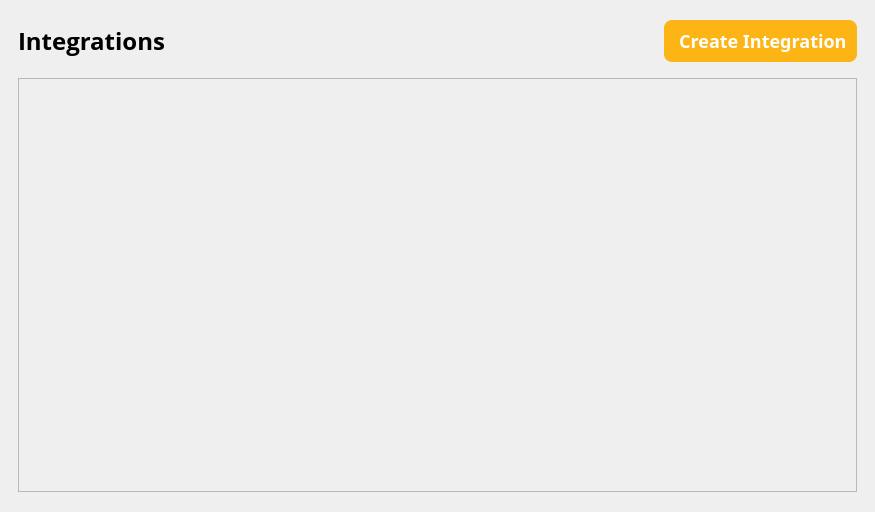
<?xml version="1.0" encoding="UTF-8"?>
<ui version="4.0">
 <class>IntegrationsPage</class>
 <widget class="QWidget" name="IntegrationsPage">
  <property name="geometry">
   <rect>
    <x>0</x>
    <y>0</y>
    <width>875</width>
    <height>512</height>
   </rect>
  </property>
  <property name="windowTitle">
   <string>Form</string>
  </property>
  <layout class="QVBoxLayout" name="verticalLayout">
   <property name="spacing">
    <number>16</number>
   </property>
   <property name="leftMargin">
    <number>18</number>
   </property>
   <property name="topMargin">
    <number>20</number>
   </property>
   <property name="rightMargin">
    <number>18</number>
   </property>
   <property name="bottomMargin">
    <number>20</number>
   </property>
   <item>
    <layout class="QHBoxLayout" name="headerLayout">
     <property name="spacing">
      <number>16</number>
     </property>
     <item>
      <widget class="QPushButton" name="backButton">
       <property name="sizePolicy">
        <sizepolicy hsizetype="Fixed" vsizetype="Fixed">
         <horstretch>0</horstretch>
         <verstretch>0</verstretch>
        </sizepolicy>
       </property>
       <property name="minimumSize">
        <size>
         <width>251</width>
         <height>34</height>
        </size>
       </property>
       <property name="maximumSize">
        <size>
         <width>251</width>
         <height>34</height>
        </size>
       </property>
       <property name="styleSheet">
        <string notr="true">background: transparent;
border: none;
font-family: Open Sans;
text-align: left;
font-size: 24px;
line-height: 34px;
letter-spacing: 0%;
font-weight: 600;</string>
       </property>
       <property name="text">
        <string>Integrations</string>
       </property>
       <property name="iconSize">
        <size>
         <width>24</width>
         <height>24</height>
        </size>
       </property>
      </widget>
     </item>
     <item>
      <spacer name="horizontalSpacer">
       <property name="orientation">
        <enum>Qt::Orientation::Horizontal</enum>
       </property>
       <property name="sizeHint" stdset="0">
        <size>
         <width>40</width>
         <height>20</height>
        </size>
       </property>
      </spacer>
     </item>
     <item>
      <widget class="QPushButton" name="createButton">
       <property name="minimumSize">
        <size>
         <width>193</width>
         <height>42</height>
        </size>
       </property>
       <property name="maximumSize">
        <size>
         <width>193</width>
         <height>42</height>
        </size>
       </property>
       <property name="styleSheet">
        <string notr="true">QPushButton {
	background: #FDB515;
	border: none;
	border-radius: 8px;
	font-family: Open-Sans;
	font-weight: 500;
	font-size: 18px;
	color: white;
}

QPushButton:hover {
    background-color: #E6A512;
}

QPushButton:pressed {
    background-color: #CC8F0F;
    padding-top: 2px;
	padding-left: 2px;
}</string>
       </property>
       <property name="text">
        <string> Create Integration</string>
       </property>
      </widget>
     </item>
    </layout>
   </item>
   <item>
    <widget class="QScrollArea" name="scrollArea">
     <property name="widgetResizable">
      <bool>true</bool>
     </property>
     <widget class="QWidget" name="container">
      <property name="geometry">
       <rect>
        <x>0</x>
        <y>0</y>
        <width>837</width>
        <height>410</height>
       </rect>
      </property>
     </widget>
    </widget>
   </item>
  </layout>
 </widget>
 <resources/>
 <connections/>
</ui>
